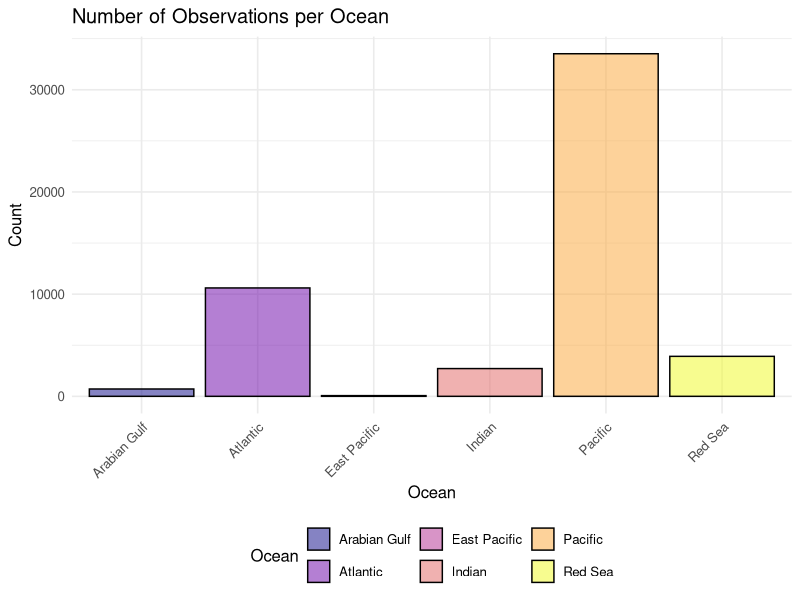
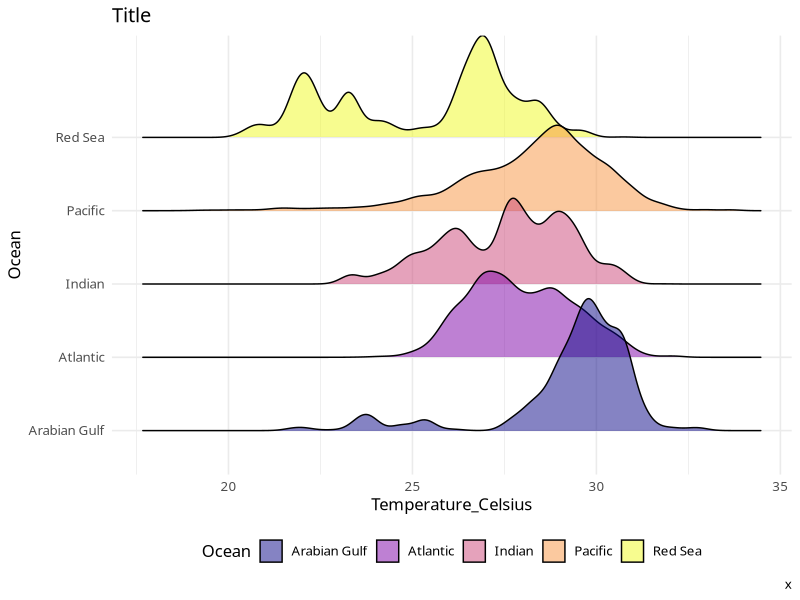
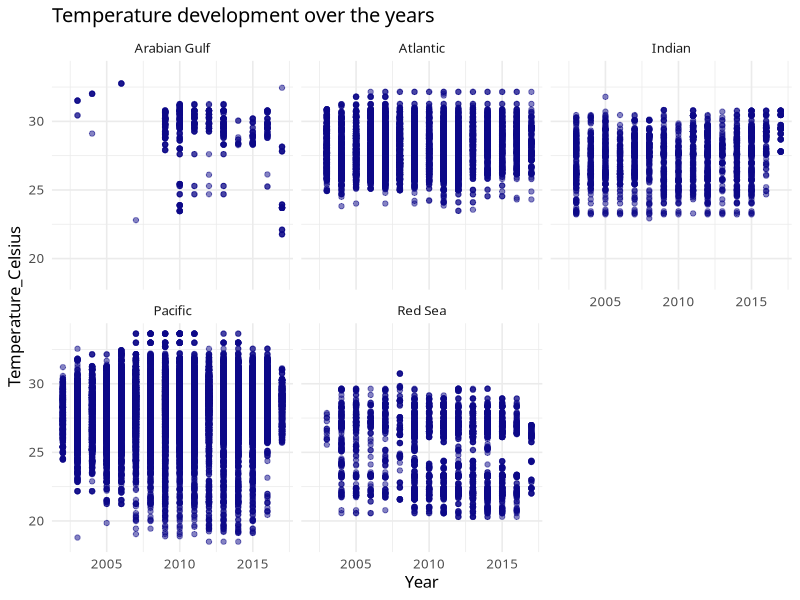
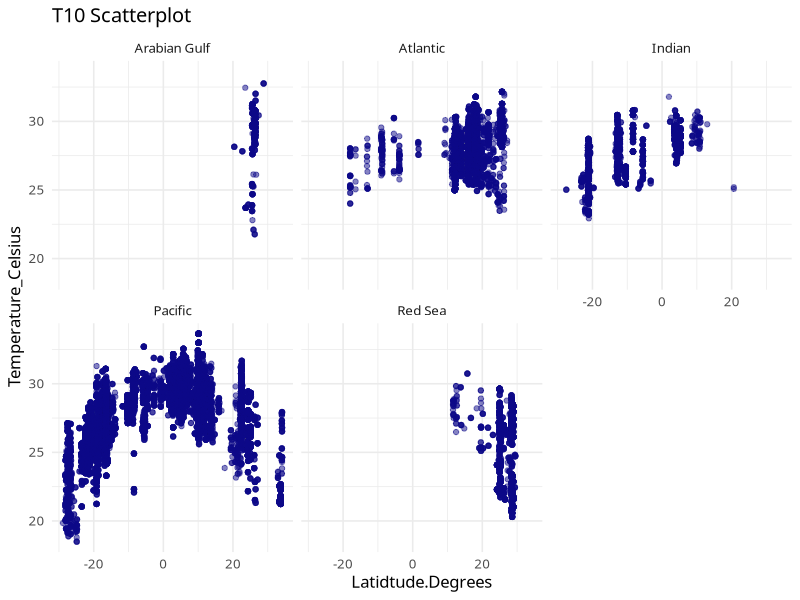
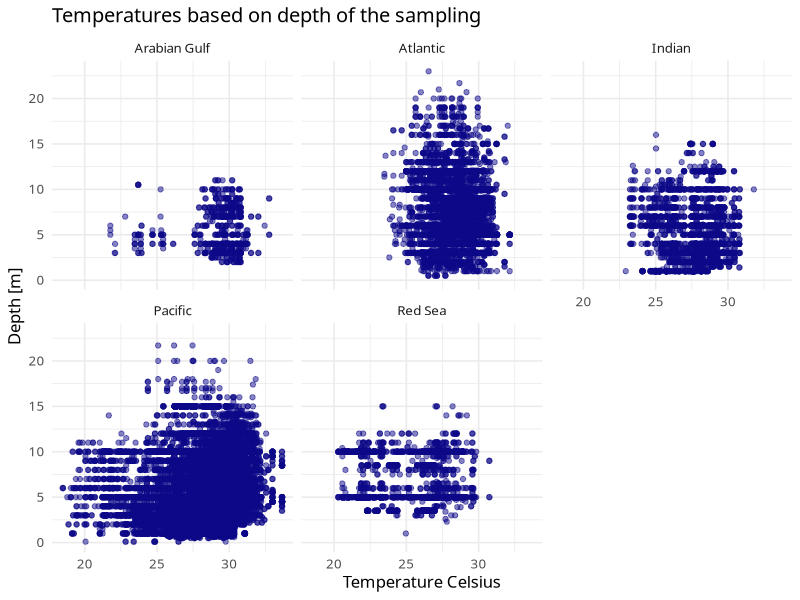
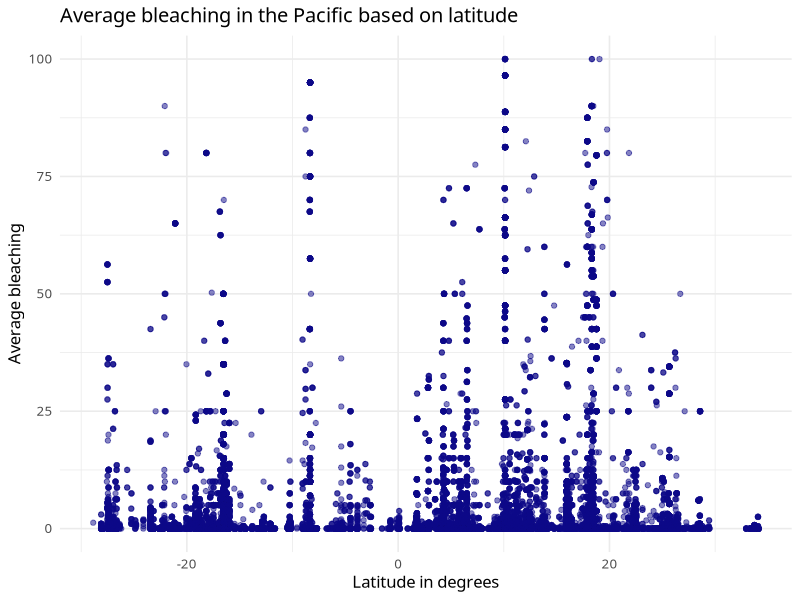
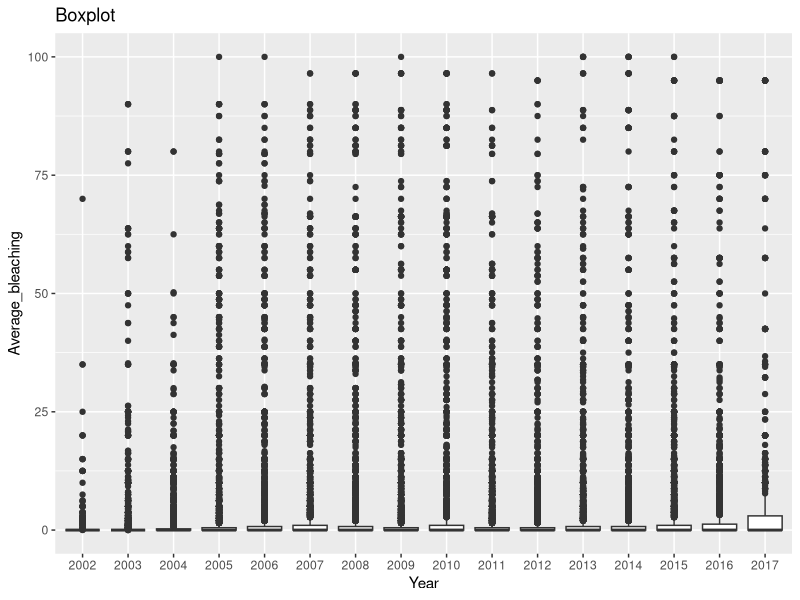

Write R code to recreate these figures, in order.
## ---- chunk 1
#| message: false
library("tidyverse")
library("ggridges")
## ---- chunk 2
#| message: false
data1 <- read_csv(file="data/_raw/reef_data_dataset1.csv")
data2 <- read_csv(file="data/_raw/reef_data_dataset2.csv")

View(data1)
View(data2)
## ---- chunk 3
#| message: false
reef_combined_untidy <- data1 |>
  left_join(data2, by = "ReefID_Name")

write_csv(reef_combined_untidy, "data/_raw/reef_data_combined_untidy.csv")
## ---- chunk 4
reef_combined_tidy <- reef_combined_untidy |>
  separate(
    col  = "ReefID_Name",
    into = c("Reef.ID", "Reef.Name"),
    sep  = " \\| "
  ) |>
  relocate(Reef.ID, Reef.Name, .before = 1)

View(reef_combined_tidy)

write_csv(reef_combined_tidy, "data/_raw/reef_data_combined_tidy.csv")
## ---- chunk 5
reef_combined_tidy |>
  count(Ocean)
## ---- chunk 6
reef_clean <-
  reef_combined_tidy |>
  drop_na(Ocean)
## ---- chunk 7
reef_clean |>
  count(Year)
## ---- chunk 8
reef_clean <- reef_clean |>
  filter(Year != 1998,
         Year != 2000,
         Year != 2001)
## ---- chunk 9
reef_clean |>
  ggplot(aes(x = Ocean, fill = Ocean)) +
  geom_bar(colour = "black", alpha = 0.5) +
  scale_fill_viridis_d(option = "plasma") +
  labs(
    title = "Number of Observations per Ocean",
    x = "Ocean",
    y = "Count",
    fill = "Ocean"
  ) +
  theme_minimal(base_size = 12) +
  theme(
    legend.position = "bottom",
    axis.text.x = element_text(angle = 45, hjust = 1)
  )
## ---- chunk 10
reef_clean |> 
  count(Ocean)
## ---- chunk 11
reef_clean <- reef_clean |>
  filter(Ocean != "East Pacific")
## ---- chunk 12
reef_clean <- reef_clean |>
  mutate(Temperature_Celsius = Temperature_Kelvin - 273.15)
## ---- chunk 13
ggplot(data = reef_clean,
             mapping = aes(x = Temperature_Celsius,
                           y = Ocean,
                           fill = Ocean)) +
  geom_density_ridges(alpha = 0.5) +
  scale_fill_viridis_d(option = "plasma") +
  labs(x = "Temperature_Celsius",
       y = "Ocean",
       title = "Title",
       caption = "x") +
  theme_minimal(base_family = "Avenir",
                base_size = 12) +
  theme(legend.position = "bottom")
## ---- chunk 14
ggplot(data = reef_clean,
       mapping = aes(x = Year,
                     y = Temperature_Celsius)) +
  geom_point(color= "#0D0887", alpha = (0.5)) +
  labs(x = "Year", y = "Temperature_Celsius", title = "Temperature development over the years", fill="Ocean", color="Ocean") +
  theme_minimal(base_family = "Avenir",
                base_size = 12) +
  theme(legend.position = "bottom")+
  facet_wrap(~ Ocean)
## ---- chunk 15
ggplot(data = reef_clean,
       mapping = aes(x = Latitude.Degrees,
                     y = Temperature_Celsius)) +
  geom_point(color= "#0D0887", alpha = (0.5)) +
  labs(x = "Latidtude.Degrees", y = "Temperature_Celsius", title = "T10 Scatterplot", fill = "Ocean", color = "Ocean") +
  theme_minimal(base_family = "Avenir",
                base_size = 12) +
  theme(legend.position = "bottom")+
  facet_wrap(~ Ocean)
## ---- chunk 16
ggplot(data = reef_clean,
       mapping = aes(x = Temperature_Celsius,
                     y = Depth)) +
  geom_point(color= "#0D0887", alpha = (0.5)) +
  labs(x = "Temperature Celsius", y = "Depth [m]", title = "Temperatures based on depth of the sampling", fill = "Ocean", color = "Ocean") +
  theme_minimal(base_family = "Avenir",
                base_size = 12) +
  theme(legend.position = "bottom")+
  facet_wrap(~ Ocean)

## ---- chunk 17
reef_clean <- reef_clean |>
  mutate(depth_group = cut(
      Depth,
      breaks = seq(0, max(Depth), by = 3),
      right = FALSE
    )
  )
## ---- chunk 18
reef_clean |>
  group_by(Ocean, depth_group) |>
  summarise(mean_temp = mean(Temperature_Celsius, na.rm = TRUE), .groups = "drop") |>
  pivot_wider(
    names_from = Ocean,
    values_from = mean_temp
  )
## ---- chunk 19
reef_clean |> 
  select(Ocean = Pacific) |> 
  ggplot(data = reef_clean,
       mapping = aes(x = Latitude.Degrees,
                     y = Average_bleaching)) +
  geom_point(color= "#0D0887", alpha = (0.5)) +
  labs(x = "Latitude in degrees", y = "Average bleaching", title = "Average bleaching in the Pacific based on latitude", fill = "Ocean", color = "Ocean")+
  theme_minimal(base_family = "Avenir",
                base_size = 12) +
  theme(legend.position = "bottom")
## ---- chunk 20
reef_clean |> 
  select(Ocean = Pacific) |> 
  ggplot(data = reef_clean,
       mapping = aes(x = factor(Year),
                     y = Average_bleaching)) +
  geom_boxplot(alpha = (2)) +
  labs(x = "Year", y = "Average_bleaching", title = "Boxplot")
